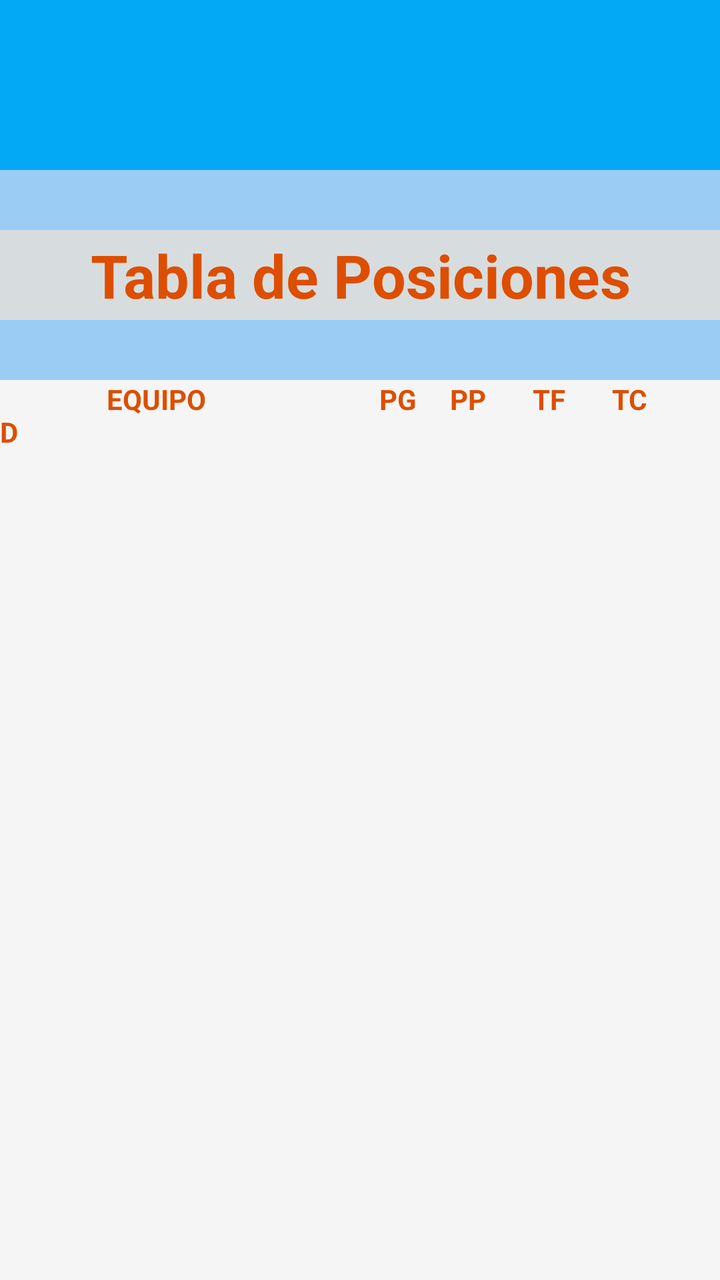
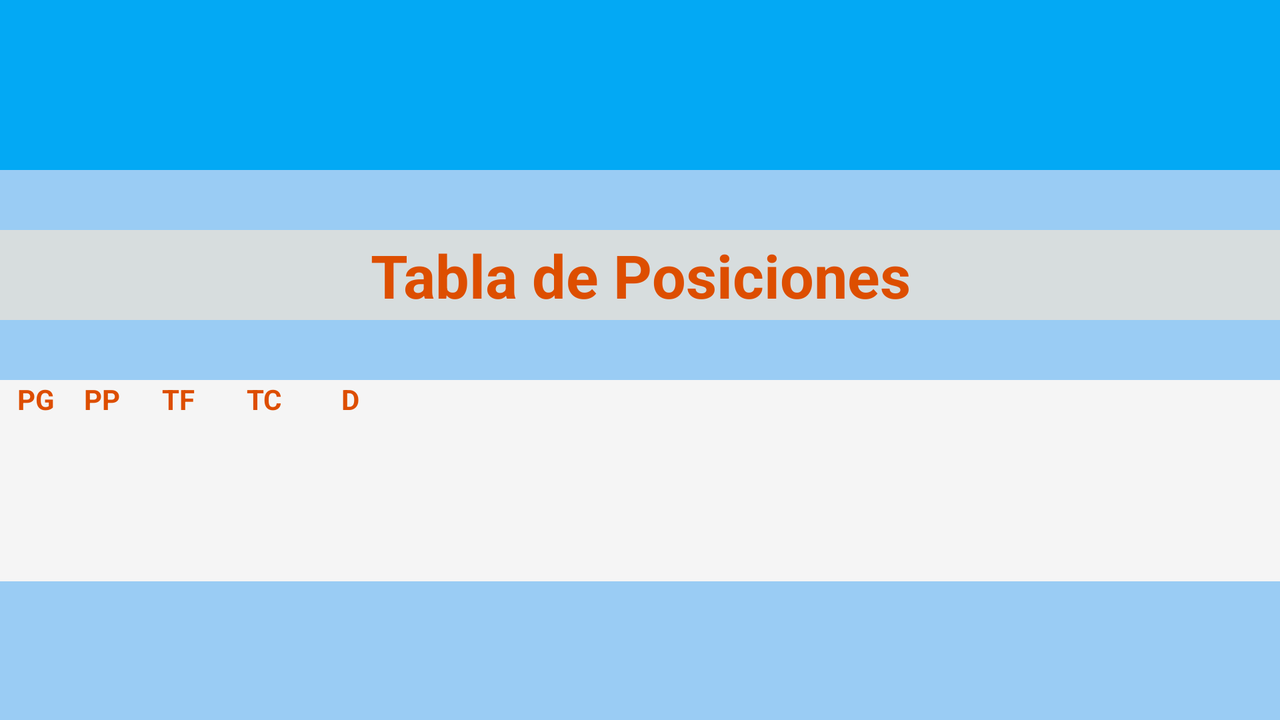

Compare how this app lays out the same screen by default and in its alternative resource folder. The renders come first, then the two layout files and the values they reference.
<!-- AndroidManifest.xml: application theme Theme.PosteALtoMovile -->
<!-- res/layout/fragment_tabla_de_posiciones.xml -->
<FrameLayout xmlns:android="http://schemas.android.com/apk/res/android"
    xmlns:tools="http://schemas.android.com/tools"
    android:layout_width="match_parent"
    android:layout_height="match_parent"
    tools:context="posteAltoMovile.fragment.TablaDePosicionesFragment">

    <LinearLayout xmlns:android="http://schemas.android.com/apk/res/android"
        xmlns:app="http://schemas.android.com/apk/res-auto"
        xmlns:tools="http://schemas.android.com/tools"
        android:layout_width="match_parent"
        android:layout_height="match_parent"
        android:background="@color/fondo_celeste"
        android:orientation="vertical"
        tools:context= "posteAltoMovile.activity.PrincipalActivity">

        <include
            android:id="@+id/toolbar"
            layout="@layout/toolbar" />

        <TextView
            android:id="@+id/txtTitulo"
            android:layout_width="match_parent"
            android:layout_height="45dp"
            android:layout_marginTop="30dp"
            android:layout_marginBottom="30dp"
            android:background="@color/fondo_gris_boton"
            android:gravity="center"
            android:text="Tabla de Posiciones"
            android:textColor="@color/letras_y_titulos"
            android:textSize="30sp"
            android:textStyle="bold"
            android:typeface="sans" />

        <TextView
            android:id="@+id/textView2"
            android:layout_width="match_parent"
            android:layout_height="wrap_content"
            android:background="@color/fondoLista"
            android:text="                EQUIPO                          PG     PP       TF       TC         D"
            android:textColor="@color/letras_y_titulos"
            android:textStyle="bold" />

        <ListView
            android:id="@+id/lvTabla"
            android:layout_width="match_parent"
            android:layout_height="match_parent"
            android:background="@color/fondoLista"/>
    </LinearLayout>

</FrameLayout>
<!-- res/layout/toolbar.xml (included above) -->
<?xml version="1.0" encoding="utf-8"?>
<androidx.appcompat.widget.Toolbar xmlns:android="http://schemas.android.com/apk/res/android"
    android:id="@+id/toolbarDesing"
    android:layout_width="match_parent"
    android:layout_height="wrap_content"
    android:background="@color/fondo_toolbar_y_letras_botones"
    android:minHeight="?attr/actionBarSize"
    android:theme="@style/ThemeOverlay.AppCompat.Dark.ActionBar">

    <LinearLayout
        android:layout_width="match_parent"
        android:layout_height="85dp"
        android:background="@color/fondo_toolbar_y_letras_botones"
        android:foregroundGravity="center"
        android:gravity="center"
        android:orientation="horizontal">

        <ImageView
            android:id="@+id/imgLogoPoste"
            android:layout_width="280dp"
            android:layout_height="85dp"
            android:foregroundGravity="center_vertical"
            android:src="@mipmap/poste_alto_logo" />

    </LinearLayout>

</androidx.appcompat.widget.Toolbar>
<!-- resources referenced by this layout -->
<resources>
  <color name="fondoLista">#f5f5f5</color>
  <color name="fondo_celeste">#9ACCf4</color>
  <color name="fondo_gris_boton">#d7ddde</color>
  <color name="fondo_toolbar_y_letras_botones">#03a9f4</color>
  <color name="letras_y_titulos">#dd4e00</color>
  <style name="Theme.PosteALtoMovile" parent="Theme.AppCompat.Light.DarkActionBar">
          
          <item name="colorPrimary">@color/fondo_toolbar_y_letras_botones</item>
          <item name="colorPrimaryDark">@color/fondo_celeste</item>
          <item name="colorAccent">@color/fondo_toolbar_y_letras_botones</item>
  
          <item name="windowNoTitle">true</item>
          <item name="windowActionBar">false</item>
      </style>
</resources>
<!-- res/layout-land/fragment_tabla_de_posiciones.xml (the repository's variant of the layout above) -->
<!-- drawn on the phone turned sideways -->
<FrameLayout xmlns:android="http://schemas.android.com/apk/res/android"
    xmlns:tools="http://schemas.android.com/tools"
    android:layout_width="match_parent"
    android:layout_height="match_parent"
    tools:context="posteAltoMovile.fragment.TablaDePosicionesFragment">

    <LinearLayout xmlns:android="http://schemas.android.com/apk/res/android"
        xmlns:app="http://schemas.android.com/apk/res-auto"
        xmlns:tools="http://schemas.android.com/tools"
        android:layout_width="match_parent"
        android:layout_height="match_parent"
        android:background="@color/fondo_celeste"
        android:orientation="vertical"
        tools:context= "posteAltoMovile.activity.PrincipalActivity">

        <include
            android:id="@+id/toolbar"
            layout="@layout/toolbar" />

        <TextView
            android:id="@+id/txtTitulo"
            android:layout_width="match_parent"
            android:layout_height="45dp"
            android:layout_marginTop="30dp"
            android:layout_marginBottom="30dp"
            android:background="@color/fondo_gris_boton"
            android:gravity="center"
            android:text="Tabla de Posiciones"
            android:textColor="@color/letras_y_titulos"
            android:textSize="30sp"
            android:textStyle="bold"
            android:typeface="sans" />

        

        

        <ScrollView
            android:layout_width="match_parent"
            android:layout_height="match_parent">

            <TableLayout
                android:id="@+id/TablaPosiciones"
                android:layout_width="match_parent"
                android:layout_height="wrap_content"
                android:background="@color/fondoLista" >

                <TableRow
                    android:layout_width="match_parent"
                    android:layout_height="match_parent">

                    <TextView
                        android:id="@+id/textViewEquipo"
                        android:layout_width="150dp"
                        android:layout_height="wrap_content"
                        android:layout_marginEnd="3dp"
                        android:layout_span="2"
                        android:background="@color/fondoLista"
                        android:gravity="center"
                        android:text="EQUIPO"
                        android:textColor="@color/letras_y_titulos"
                        android:textStyle="bold" />

                    <TextView
                        android:id="@+id/textViewPG"
                        android:layout_width="30dp"
                        android:layout_height="wrap_content"
                        android:layout_marginEnd="3dp"
                        android:background="@color/fondoLista"
                        android:gravity="center"
                        android:text="PG"
                        android:textColor="@color/letras_y_titulos"
                        android:textStyle="bold" />

                    <TextView
                        android:id="@+id/textViewPP"
                        android:layout_width="30dp"
                        android:layout_height="wrap_content"
                        android:layout_marginEnd="3dp"
                        android:background="@color/fondoLista"
                        android:gravity="center"
                        android:text="PP"
                        android:textColor="@color/letras_y_titulos"
                        android:textStyle="bold" />

                    <TextView
                        android:id="@+id/textViewTF"
                        android:layout_width="40dp"
                        android:layout_height="wrap_content"
                        android:layout_marginEnd="3dp"
                        android:background="@color/fondoLista"
                        android:gravity="center"
                        android:text="TF"
                        android:textColor="@color/letras_y_titulos"
                        android:textStyle="bold" />

                    <TextView
                        android:id="@+id/textViewTC"
                        android:layout_width="40dp"
                        android:layout_height="wrap_content"
                        android:layout_marginEnd="3dp"
                        android:background="@color/fondoLista"
                        android:gravity="center"
                        android:text="TC"
                        android:textColor="@color/letras_y_titulos"
                        android:textStyle="bold" />

                    <TextView
                        android:id="@+id/textViewD"
                        android:layout_width="40dp"
                        android:layout_height="wrap_content"
                        android:layout_marginEnd="3dp"
                        android:background="@color/fondoLista"
                        android:gravity="center"
                        android:text="D"
                        android:textColor="@color/letras_y_titulos"
                        android:textStyle="bold" />

                </TableRow>

            </TableLayout>
       </ScrollView>
    </LinearLayout>

</FrameLayout>
